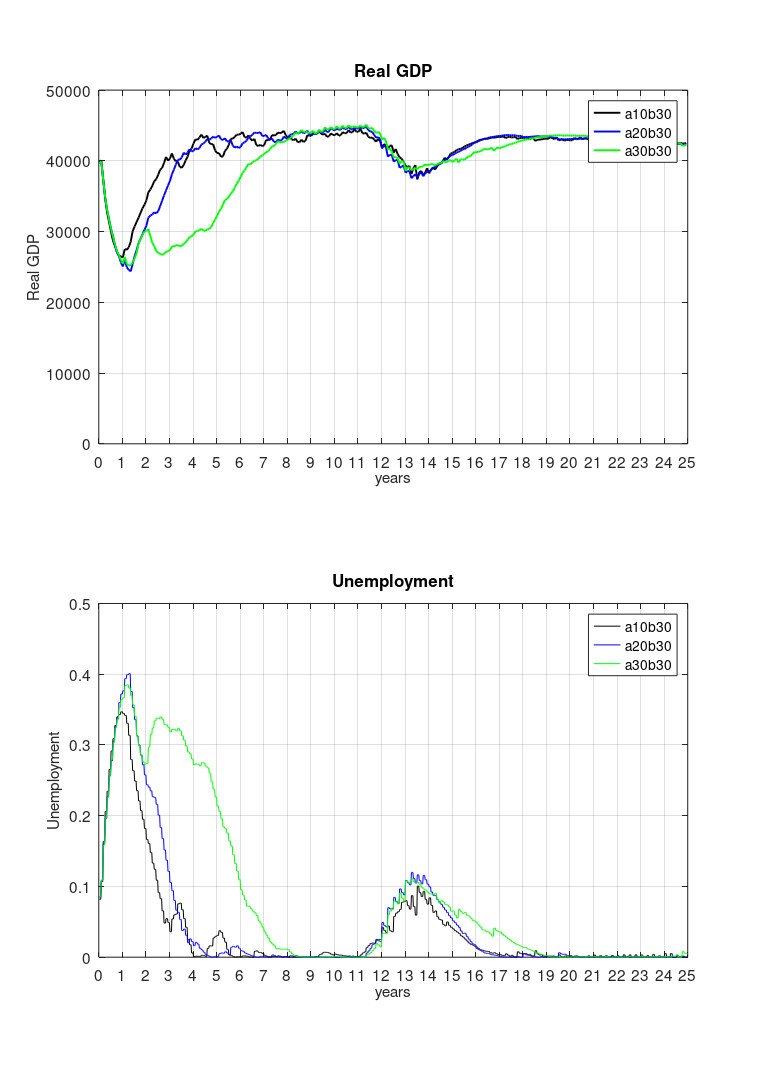
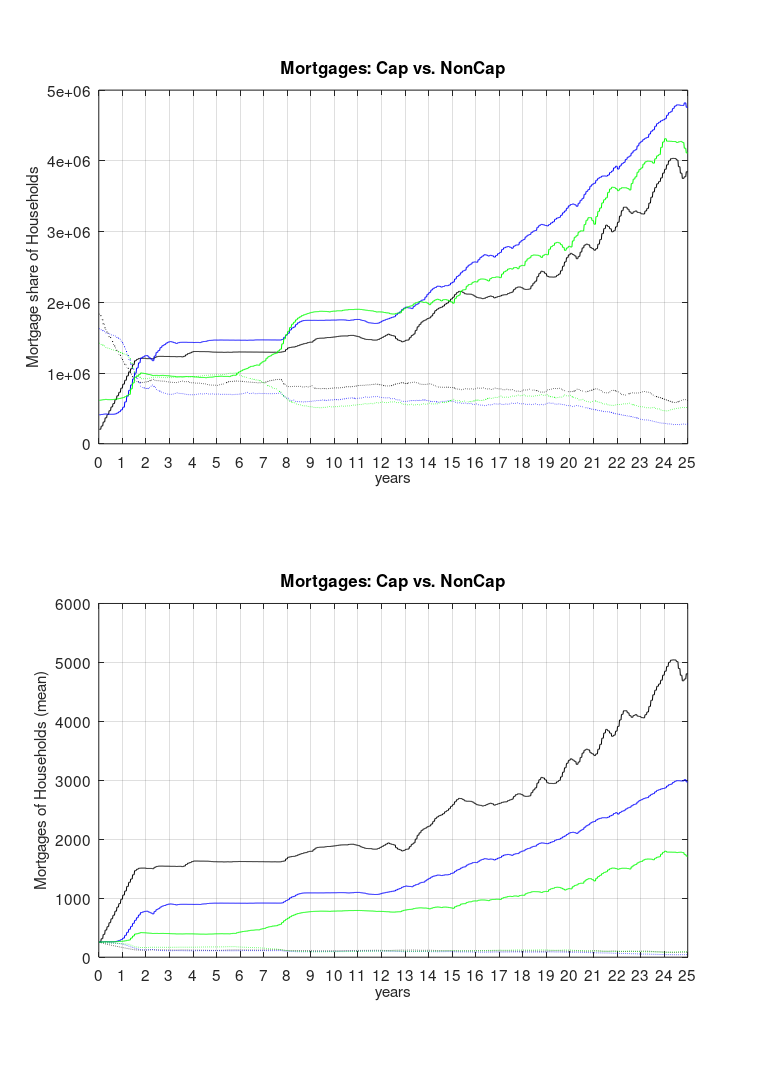
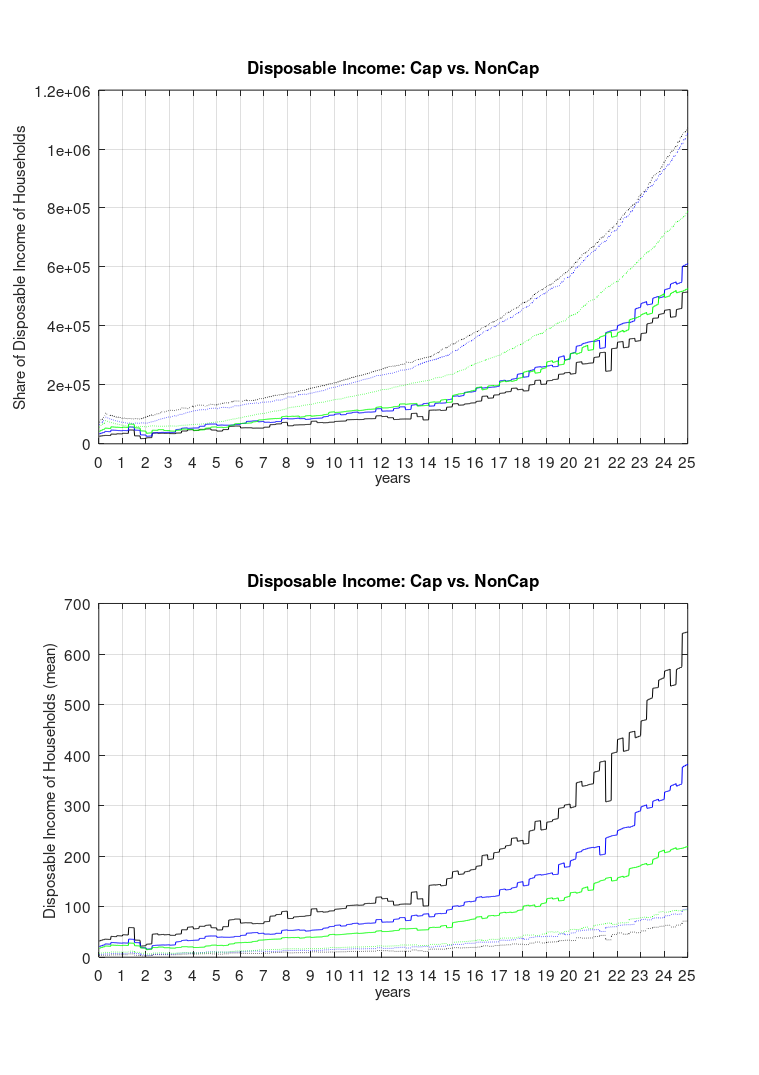
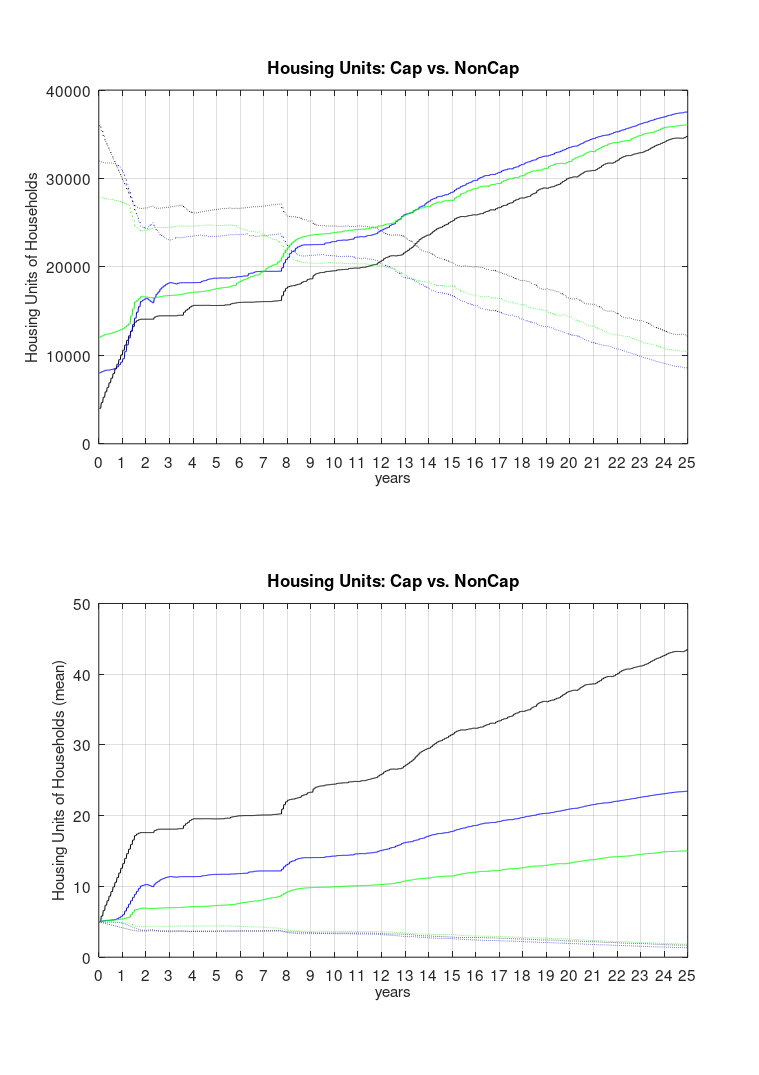

Recreate these plots in MATLAB, in order.
clc
close all
clear all

%set counter
counter = 0;
%load data
load('DATA_MS.mat')
%for saving figures - Define path to figure folder
FigPat = strcat('C:\Users\Iceace\Dropbox\Phd\Inequality\MultipleSeeds');
current_folder = cd;
mkdir(FigPat);
%Define parameters
AlphaBeta = {'a10b25','a20b25','a30b25','a10b30','a20b30','a30b30','a10b40','a20b40','a30b40'};
SelectedAB = [4,5,6];
%Define RunNumbers

for iii = 1:length(SelectedAB)
    
    %set colors for plots
    colori = {'k';'b';'g';'r';'y';'m';'--k';'--b';'--g'};
    %coloridased = {'--k';'--b';'--g';'--r';'--y';'--m'};
    coloridotted = {':k';':b';':g';':r';':y';':m';'-.k';'-.b';'-.g'};
    
    %set font size and select colors
    font_sz = 12;
    line_wdt = 1.5;
    counter = counter + 1;
    colore = colori{counter};
    %coloredased = coloridased{counter};
    coloredotted = coloridotted{counter};
    colore2 = colori{counter};
    %Simulation duration
    TimeConstants.NrMonthsInQuarter = 3;    % Number of Months in 1 Quarter
    TimeConstants.NrMonthsInYear = TimeConstants.NrMonthsInQuarter*4;
    TimeConstants.NrDaysInWeek = 1;         % Number of days in one week
    TimeConstants.NrWeeksInMonth = 4;       % Number of weeks in one month
    TimeConstants.NrWeeksInQuarter = TimeConstants.NrWeeksInMonth*TimeConstants.NrMonthsInQuarter;
    TimeConstants.NrDaysInMonth = TimeConstants.NrDaysInWeek*TimeConstants.NrWeeksInMonth; % Number of days in one month
    TimeConstants.NrDaysInQuarter = TimeConstants.NrMonthsInQuarter*TimeConstants.NrDaysInMonth;
    TimeConstants.NrDaysInYear = TimeConstants.NrDaysInQuarter*4;
    SimulationStartingDay = 12;
    SimulationDurationInQuarters = 100;
    SimulationFinalDay = SimulationStartingDay + SimulationDurationInQuarters*TimeConstants.NrDaysInQuarter;
    SimulationDurationInDays = SimulationDurationInQuarters*TimeConstants.NrDaysInQuarter;
    %set visualization vectors
    XVector_quarter = (1:(SimulationFinalDay-SimulationStartingDay))/TimeConstants.NrDaysInQuarter;
    XVector_year = (1:(SimulationFinalDay-SimulationStartingDay))/(TimeConstants.NrDaysInYear);
    XVector_month = (1:(SimulationFinalDay-SimulationStartingDay)/TimeConstants.NrDaysInMonth);
    Num_years = (SimulationFinalDay-SimulationStartingDay)./TimeConstants.NrDaysInYear;
    Num_quarters = (SimulationFinalDay-SimulationStartingDay)./TimeConstants.NrDaysInQuarter;
    Num_weeks_in_year = TimeConstants.NrMonthsInYear*TimeConstants.NrWeeksInMonth;
    Num_weeks_in_quarter = Num_weeks_in_year/4;
    quarters_visualization_step = 1;
    visualization_vector = (0:(quarters_visualization_step*TimeConstants.NrDaysInQuarter):(SimulationFinalDay-SimulationStartingDay))/TimeConstants.NrDaysInQuarter;
    visualization_vector_quarter = (0:(quarters_visualization_step*TimeConstants.NrDaysInQuarter):(SimulationFinalDay-SimulationStartingDay))/TimeConstants.NrDaysInYear;
    
    %% Figure 1: Economy: RealGDP and Unemployment
    figure(1)
    set(gcf,'Name','Economy: RealGDP and Unemployment')
    set(gcf,'PaperType','A4')
    set(gcf,'PaperPosition',[0,0,8.26,11.69])
    
    subplot(2,1,1); hold on; grid on; box on
    plot(XVector_year(1:TimeConstants.NrDaysInMonth:end), RealGDP_MS_mean(SelectedAB(iii),:),colore,'linewidth',line_wdt)
    ylabel('Real GDP','fontsize',font_sz)
    set(gca,'xtick',0:Num_years,'fontsize',font_sz)
    xlabel('years','fontsize',font_sz)
    set(gca,'xlim',[0 Num_years])
    set(gca,'ylim',[0 50000])
    legend(AlphaBeta(SelectedAB(1:iii)),'Location','Best')
    title('Real GDP')
    hold off
    
    subplot(2,1,2);hold on; grid on; box on
    plot(XVector_year,Unemployment_MS_mean(SelectedAB(iii),:),colore)
    set(gca,'xtick',visualization_vector,'fontsize',font_sz)
    ylabel('Unemployment','fontsize',font_sz)
    xlabel('years','fontsize',font_sz)
    legend(AlphaBeta(SelectedAB(1:iii)),'Location','Best')
    title('Unemployment')
    hold off
    
    %file save pdf
    if iii == length(SelectedAB)
    cd(FigPat);
    saveas(gcf,strcat('Economy_RealGDP_Unemployment','.pdf'))
    cd(current_folder);  
    end
    
    %% Figure 2: Cap vs. NonCap: Mortgage share of households M=Mortgages    
    figure(2)
    set(gcf,'Name','Mortgages')
    set(gcf,'PaperType','A4')
    set(gcf,'PaperPosition',[0,0,8.26,11.69])
    
    subplot(2,1,1); hold on; grid on; box on;
    plot(XVector_year,Mortgages_CAP_MS_mean(SelectedAB(iii),:),colore)
    plot(XVector_year,Mortgages_nonCAP_MS_mean(SelectedAB(iii),:),coloredotted)
    xlabel('years','fontsize',font_sz)
    ylabel('Mortgage share of Households','fontsize',font_sz)
    set(gca,'xtick',visualization_vector,'fontsize',font_sz)
    %legend(AlphaBeta(SelectedAB(1:iii)),AlphaBeta(SelectedAB(1:iii)),'Location','Best')
    title('Mortgages: Cap vs. NonCap')
    hold off
    
    subplot(2,1,2);hold on; grid on; box on;
    plot(XVector_year,Mortgages_CAP_MS_mean(SelectedAB(iii),:)./Total_num_capitalists(iii),colore)
    plot(XVector_year,Mortgages_nonCAP_MS_mean(SelectedAB(iii),:)./Total_num_noncapitalists(iii),coloredotted)
    xlabel('years','fontsize',font_sz)
    ylabel('Mortgages of Households (mean)','fontsize',font_sz)
    set(gca,'xtick',visualization_vector,'fontsize',font_sz)
    %legend(AlphaBeta(SelectedAB(1:iii)),AlphaBeta(SelectedAB(1:iii)),'Location','Best')
    title('Mortgages: Cap vs. NonCap')
    hold off
    
    %file save pdf
    if iii == length(SelectedAB)
    cd(FigPat);
    saveas(gcf,strcat('Cap_vs_NonCap_Mortgages','.pdf'))
    cd(current_folder);
    end
    
    
    %% Figure 3: Cap vs. NonCap:Disposable Income D=Disposable Income
    figure(3)
    set(gcf,'Name','Disposable Income')
    set(gcf,'PaperType','A4')
    set(gcf,'PaperPosition',[0,0,8.26,11.69])
    
    subplot(2,1,1);hold on; grid on; box on;
    plot(XVector_year,DI_CAP_MS_mean(SelectedAB(iii),:),colore)
    plot(XVector_year,DI_nonCAP_MS_mean(SelectedAB(iii),:),coloredotted)
    xlabel('years','fontsize',font_sz)
    ylabel('Share of Disposable Income of Households','fontsize',font_sz)
    set(gca,'xtick',visualization_vector,'fontsize',font_sz)
    %legend(AlphaBeta(SelectedAB(1:iii)),AlphaBeta(SelectedAB(1:iii)),'Location','Best')
    title('Disposable Income: Cap vs. NonCap')
    hold off
    
    subplot(2,1,2); hold on; grid on; box on;
    plot(XVector_year,DI_CAP_MS_mean(SelectedAB(iii),:)./Total_num_capitalists(iii),colore)
    plot(XVector_year,DI_CAP_MS_mean(SelectedAB(iii),:)./Total_num_noncapitalists(iii),coloredotted)
    xlabel('years','fontsize',font_sz)
    ylabel('Disposable Income of Households (mean)','fontsize',font_sz)
    set(gca,'xtick',visualization_vector,'fontsize',font_sz)
    %legend(AlphaBeta(SelectedAB(1:iii)),AlphaBeta(SelectedAB(1:iii)),'Location','Best')
    title('Disposable Income: Cap vs. NonCap')
    hold off
    
    %file save pdf
    if iii == length(SelectedAB)
    cd(FigPat);
    saveas(gcf,strcat('Cap_vs_NonCap_DisposableIncome','.pdf'))
    cd(current_folder);
    end
    
    %% Figure 4: Cap vs. NonCap: Housing units        
    figure(4)
    set(gcf,'Name','Housing Units')
    set(gcf,'PaperType','A4')
    set(gcf,'PaperPosition',[0,0,8.26,11.69])
    
    subplot(2,1,1);hold on; grid on; box on;
    plot(XVector_year,HU_CAP_MS_mean(SelectedAB(iii),:),colore)
    plot(XVector_year,HU_nonCAP_MS_mean(SelectedAB(iii),:),coloredotted)
    xlabel('years','fontsize',font_sz)
    ylabel('Housing Units of Households','fontsize',font_sz)
    set(gca,'xtick',visualization_vector,'fontsize',font_sz)
    %legend(AlphaBeta(SelectedAB(1:iii)),AlphaBeta(SelectedAB(1:iii)),'Location','Best')
    title('Housing Units: Cap vs. NonCap')
    hold off
    
    subplot(2,1,2); hold on; grid on; box on;
    plot(XVector_year,HU_CAP_MS_mean(SelectedAB(iii),:)./Total_num_capitalists(iii),colore)
    plot(XVector_year,HU_nonCAP_MS_mean(SelectedAB(iii),:)./Total_num_noncapitalists(iii),coloredotted)
    xlabel('years','fontsize',font_sz)
    ylabel('Housing Units of Households (mean)','fontsize',font_sz)
    set(gca,'xtick',visualization_vector,'fontsize',font_sz)
    %legend(AlphaBeta(SelectedAB(1:iii)),AlphaBeta(SelectedAB(1:iii)),'Location','Best')
    title('Housing Units: Cap vs. NonCap')
    hold off
    
    %file save pdf
    if iii == length(SelectedAB)
    cd(FigPat);
    saveas(gcf,strcat('Cap_vs_NonCap_HousingUnits','.pdf'))
    cd(current_folder);
    end
     %% Figure 5: Economy: Gini Index
            
    figure(5);
    set(gcf,'Name','Gini Index')
    set(gcf,'PaperType','A4')
    set(gcf,'PaperPosition',[0,0,8.26,11.69])
    
    subplot(3,1,1); hold on; grid on; box on
    plot(XVector_year,GINI_netto_MS_mean(SelectedAB(iii),:),colore)
    set(gca,'xtick',visualization_vector,'fontsize',font_sz)
    set(gca,'fontsize',font_sz)
    xlabel('years','fontsize',font_sz)
    ylabel('Gini Index Net','fontsize',font_sz)
    legend(AlphaBeta(SelectedAB(1:iii)),'Location','Best')
    hold off
    
    subplot(3,1,2); hold on; grid on; box on
    plot(XVector_year,GINI_gross_MS_mean(SelectedAB(iii),:),colore)
    set(gca,'xtick',visualization_vector,'fontsize',font_sz)
    xlabel('years','fontsize',font_sz)
    ylabel('Gini Index Gross','fontsize',font_sz)
    hold off
    
    subplot(3,1,3); hold on; grid on; box on
    plot(XVector_year(1:12:end),GINI_DI_MS_mean(SelectedAB(iii),1:12:end),colore)
    set(gca,'xtick',visualization_vector,'fontsize',font_sz)
    xlabel('years','fontsize',font_sz)
    ylabel('Gini Index DI','fontsize',font_sz)
    hold off
    
    %file save pdf
    if iii == length(SelectedAB)
    cd(FigPat);
    saveas(gcf,strcat('Economy_GINI_Index','.pdf'))
    cd(current_folder);
    end
    
    %% Figure 6: Real Estate Market Financing
    figure(6); hold on; grid on; box on
    set(gcf,'Name','REmarket: Financing')
    plot(XVector_year,Mortgages_CAP_MS_mean(SelectedAB(iii),:)+Mortgages_nonCAP_MS_mean(SelectedAB(iii),:),colore)
    set(gca,'xtick',visualization_vector,'fontsize',font_sz)
    xlabel('years','fontsize',font_sz)
    legend(AlphaBeta(SelectedAB(1:iii)),'Location','Best')
    title('Household mortgages')
    set(gcf,'PaperType','A4')
    set(gcf,'PaperPosition',[0,0,8.26,11.69])
    hold off
    
    %file save pdf    
    if iii == length(SelectedAB)
    cd(FigPat);
    saveas(gcf,strcat('REmarket_Financing','.pdf'))
    cd(current_folder);
    end
    
    %% Figure 7: Price, wage and housing Inflation
    figure(7); hold on; grid on
    set(gcf,'Name','REmarket: Housing price Transactions Housing stock')
    set(gcf,'PaperType','A4')
    set(gcf,'PaperPosition',[0,0,8.26,11.69])
    
    subplot(3,1,1); hold on; grid on
    plot(XVector_month(13:end),InflationPrice_MS_mean(SelectedAB(iii),:),colore)
    ylabel('Price inflation','fontsize',font_sz)
    %set(gca,'xtick',[0:12:300],'fontsize',font_sz)
    xlabel('months','fontsize',font_sz)
    hold off
    
    subplot(3,1,2); hold on; grid on
    plot(XVector_month(13:end),InflationWages_MS_mean(SelectedAB(iii),:),colore)
    ylabel('Wage inflation','fontsize',font_sz)
    %set(gca,'xtick',visualization_vector,'fontsize',font_sz)
    xlabel('months','fontsize',font_sz)
    hold off
    
    subplot(3,1,3); hold on; grid on, box on
    plot(XVector_month(13:end),InflationHousing_MS_mean(SelectedAB(iii),:),colore)
    ylabel('Housing inflation','fontsize',font_sz)
    %set(gca,'xtick',visualization_vector,'fontsize',font_sz)
    xlabel('months','fontsize',font_sz)
    hold off
    
    %file save pdf
    if iii == length(SelectedAB)
    cd(FigPat);
    saveas(gcf,strcat('Inflation_Prices_Wages_Housing','.pdf'))
    cd(current_folder);  
    end
    
    %% Figure 8: Real Housing Price
    
    RealHousingPrice = HousingPrices_MS_mean(SelectedAB(iii),1:4:end)./Inflation_MS_mean(SelectedAB(iii),:);
    
    figure(8); hold on; grid on
    set(gcf,'Name','REmarket: Housing price Transactions Housing stock')
    set(gcf,'PaperType','A4')
    set(gcf,'PaperPosition',[0,0,8.26,11.69])
    
    subplot(2,1,1); hold on; grid on
    plot(XVector_month,RealHousingPrice,colore)
    ylabel('Real housing price','fontsize',font_sz)
    %set(gca,'xtick',visualization_vector_quarter,'fontsize',font_sz)
    xlabel('months','fontsize',font_sz)
    hold off
    
    subplot(2,1,2); hold on; grid on
    plot(XVector_month,HousingPrices_MS_mean(SelectedAB(iii),1:4:end),colore)
    ylabel('Nominal housing price','fontsize',font_sz)
    %set(gca,'xtick',visualization_vector_quarter,'fontsize',font_sz)
    xlabel('months','fontsize',font_sz)
    hold off
    
    %file save pdf
    if iii == length(SelectedAB)
    cd(FigPat);
    saveas(gcf,strcat('Real_Nominal_Housing_Price','.pdf'))
    cd(current_folder);  
    end
    
    %% Figure 9: Economy: Gini Index yearly
    j = 0;
    for k=1:Num_years     
        GINI_net_y(k) = mean(GINI_netto_MS_mean(SelectedAB(iii),j+1:j+Num_weeks_in_year));
        GINI_gross_y(k) = mean(GINI_gross_MS_mean(SelectedAB(iii),j+1:j+Num_weeks_in_year));
        GINI_DI_y(k) = mean(GINI_DI_MS_mean(SelectedAB(iii),j+1:j+Num_weeks_in_year));
        j = j + Num_weeks_in_year;
    end
    
    figure(9);
    set(gcf,'Name','Gini Index')
    set(gcf,'PaperType','A4')
    set(gcf,'PaperPosition',[0,0,8.26,11.69])
    
    subplot(3,1,1); hold on; grid on; box on
    plot(GINI_net_y,colore)
    set(gca,'xtick',visualization_vector,'fontsize',font_sz)
    set(gca,'fontsize',font_sz)
    xlabel('years','fontsize',font_sz)
    ylabel('Gini Index Net','fontsize',font_sz)
    legend(AlphaBeta(SelectedAB(1:iii)),'Location','Best')
    hold off
    
    subplot(3,1,2); hold on; grid on; box on
    plot(GINI_gross_y,colore)
    set(gca,'xtick',visualization_vector,'fontsize',font_sz)
    xlabel('years','fontsize',font_sz)
    ylabel('Gini Index Gross','fontsize',font_sz)
    hold off
    
    subplot(3,1,3); hold on; grid on; box on
    plot(GINI_DI_y,colore)
    set(gca,'xtick',visualization_vector,'fontsize',font_sz)
    xlabel('years','fontsize',font_sz)
    ylabel('Gini Index DI','fontsize',font_sz)
    hold off
    
    %file save pdf
    if iii == length(SelectedAB)
    cd(FigPat);
    saveas(gcf,strcat('Economy_GINI_Index_yearly','.pdf'))
    cd(current_folder);
    end
    
     %% Figure 10: Economy: Gini Index speed of change
    
    GINI_net_d = diff(GINI_net_y);
    GINI_gross_d = diff(GINI_gross_y);
    GINI_DI_d = diff(GINI_DI_y);
    
    figure(10);
    set(gcf,'Name','Gini Index')
    set(gcf,'PaperType','A4')
    set(gcf,'PaperPosition',[0,0,8.26,11.69])
    
    subplot(3,1,1); hold on; grid on; box on
    plot(GINI_net_d,colore)
    set(gca,'xtick',visualization_vector,'fontsize',font_sz)
    set(gca,'fontsize',font_sz)
    xlabel('years','fontsize',font_sz)
    ylabel('Gini Index Net','fontsize',font_sz)
    legend(AlphaBeta(SelectedAB(1:iii)),'Location','Best')
    hold off
    
    subplot(3,1,2); hold on; grid on; box on
    plot(GINI_gross_d,colore)
    set(gca,'xtick',visualization_vector,'fontsize',font_sz)
    xlabel('years','fontsize',font_sz)
    ylabel('Gini Index Gross','fontsize',font_sz)
    hold off
    
    subplot(3,1,3); hold on; grid on; box on
    plot(GINI_DI_d,colore)
    set(gca,'xtick',visualization_vector,'fontsize',font_sz)
    xlabel('years','fontsize',font_sz)
    ylabel('Gini Index DI','fontsize',font_sz)
    hold off
    
    %file save pdf
    if iii == length(SelectedAB)
    cd(FigPat);
    saveas(gcf,strcat('Economy_GINI_Index_delta','.pdf'))
    cd(current_folder);
    end
    
    %% Figure 11: Real Estate Market financial constraints
    figure(11); hold on; grid on; box on
    set(gcf,'Name','REmarket: financial comstraints')
    set(gcf,'PaperType','A4')
    set(gcf,'PaperPosition',[0,0,8.26,11.69])
    
    subplot(2,1,1); hold on; grid on; box on
    title('Banks mortgages blocked','fontsize',font_sz)
    plot(XVector_year,BankMortgageBlocked_MS_mean(SelectedAB(iii),:),colore)
    set(gca,'xtick',visualization_vector,'fontsize',font_sz)
    xlabel('years','fontsize',font_sz)
    hold off
    
    subplot(2,1,2); hold on; grid on; box on
    title('Households mortgages rejected','fontsize',font_sz)
    plot(XVector_year,HHMortgageRejected_MS_mean(SelectedAB(iii),:),colore)
    set(gca,'xtick',visualization_vector,'fontsize',font_sz)
    xlabel('years','fontsize',font_sz)
    hold off
    
    %file save pdf   
    if iii == length(SelectedAB)
    cd(FigPat);
    saveas(gcf,strcat('REmarket_Financial_Constraints','.pdf'))
    cd(current_folder);
    end
    
    %% Figure 12: Central bank interest rates
    figure(12); hold on; grid on; box on
    set(gcf,'Name','REmarket: Central Bank interest rate')
    set(gcf,'PaperType','A4')
    set(gcf,'PaperPosition',[0,0,8.26,11.69])
    
    title('Central Bank interest rate','fontsize',font_sz)
    plot(XVector_year(1:TimeConstants.NrDaysInMonth:end),CBInterestRate_MS_mean(SelectedAB(iii),:),colore)
    set(gca,'xtick',visualization_vector,'fontsize',font_sz)
    xlabel('years','fontsize',font_sz)
    hold off
    
    %file save pdf   
    if iii == length(SelectedAB)
    cd(FigPat);
    saveas(gcf,strcat('Central_Bank_interest_rate','.pdf'))
    cd(current_folder);
    end
end